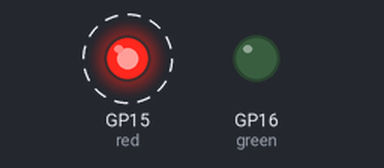
A program run on a simulated Raspberry Pi Pico running CircuitPython. Shown: output pins drawn as LEDs (lit = HIGH). Dashed ring = blinking. What the program prints to the serial console is not drawn. At 10.0 s the program ends and the board releases its pins; the recording ends there.

Above: at 0.2 s.
Timing chart, 0 to 3.0 s (numbered marks = the images above):
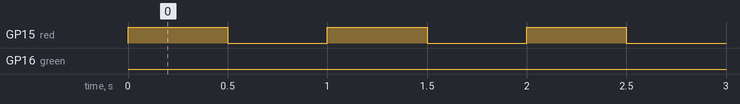

The program:

LaunchPad2.py
```python
import time
import board
import digitalio

#Creates controller for the red and green LEDs
red = digitalio.DigitalInOut(board.GP15)
red.direction = digitalio.Direction.OUTPUT
green = digitalio.DigitalInOut(board.GP16)
green.direction = digitalio.Direction.OUTPUT

for x in range(10,0,-1):        #Loops 10 times, with x going from 10 and ending at 1
    print(x)
    red.value=True
    time.sleep(0.5)
    red.value=False
    time.sleep(0.5)     #Turns the red LED on and off every 0.5 seconds, and prints x each second

print("Liftoff!")
green.value=True    #Once it is time for liftoff prints liftoff and turns on the green LED
```

Measured:
- by itself, GP15 (red): alternates HIGH for 0.50 s and LOW for 0.50 s
- by itself, GP16 (green): LOW → HIGH at 10.0 s
